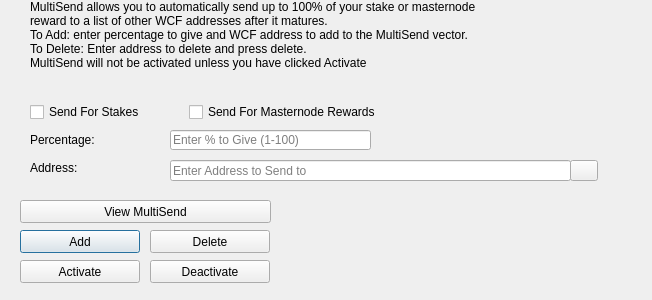
<?xml version="1.0" encoding="UTF-8"?>
<ui version="4.0">
 <class>MultiSendDialog</class>
 <widget class="QDialog" name="MultiSendDialog">
  <property name="windowModality">
   <enum>Qt::NonModal</enum>
  </property>
  <property name="geometry">
   <rect>
    <x>0</x>
    <y>0</y>
    <width>652</width>
    <height>300</height>
   </rect>
  </property>
  <property name="windowTitle">
   <string>MultiSend</string>
  </property>
  <widget class="QLineEdit" name="multiSendPercentEdit">
   <property name="geometry">
    <rect>
     <x>170</x>
     <y>130</y>
     <width>201</width>
     <height>20</height>
    </rect>
   </property>
   <property name="toolTip">
    <string>Enter whole numbers 1 - 100</string>
   </property>
   <property name="placeholderText">
    <string>Enter % to Give (1-100)</string>
   </property>
  </widget>
  <widget class="QLineEdit" name="multiSendAddressEdit">
   <property name="geometry">
    <rect>
     <x>170</x>
     <y>160</y>
     <width>401</width>
     <height>21</height>
    </rect>
   </property>
   <property name="toolTip">
    <string/>
   </property>
   <property name="placeholderText">
    <string>Enter Address to Send to</string>
   </property>
  </widget>
  <widget class="QLabel" name="label_2">
   <property name="geometry">
    <rect>
     <x>30</x>
     <y>0</y>
     <width>451</width>
     <height>121</height>
    </rect>
   </property>
   <property name="lineWidth">
    <number>1</number>
   </property>
   <property name="text">
    <string>MultiSend allows you to automatically send up to 100% of your stake or masternode reward to a list of other WCF addresses after it matures.
To Add: enter percentage to give and WCF address to add to the MultiSend vector.
To Delete: Enter address to delete and press delete.
MultiSend will not be activated unless you have clicked Activate</string>
   </property>
   <property name="alignment">
    <set>Qt::AlignLeading|Qt::AlignLeft|Qt::AlignTop</set>
   </property>
   <property name="wordWrap">
    <bool>true</bool>
   </property>
  </widget>
  <widget class="QLabel" name="message">
   <property name="geometry">
    <rect>
     <x>290</x>
     <y>200</y>
     <width>351</width>
     <height>91</height>
    </rect>
   </property>
   <property name="text">
    <string/>
   </property>
  </widget>
  <widget class="QPushButton" name="addButton">
   <property name="geometry">
    <rect>
     <x>20</x>
     <y>230</y>
     <width>120</width>
     <height>23</height>
    </rect>
   </property>
   <property name="toolTip">
    <string/>
   </property>
   <property name="statusTip">
    <string>Add to MultiSend Vector</string>
   </property>
   <property name="text">
    <string>Add</string>
   </property>
  </widget>
  <widget class="QPushButton" name="disableButton">
   <property name="geometry">
    <rect>
     <x>150</x>
     <y>260</y>
     <width>120</width>
     <height>23</height>
    </rect>
   </property>
   <property name="statusTip">
    <string>Deactivate MultiSend</string>
   </property>
   <property name="text">
    <string>Deactivate</string>
   </property>
  </widget>
  <widget class="QPushButton" name="addressBookButton">
   <property name="geometry">
    <rect>
     <x>570</x>
     <y>160</y>
     <width>28</width>
     <height>21</height>
    </rect>
   </property>
   <property name="toolTip">
    <string>Choose an address from the address book</string>
   </property>
   <property name="text">
    <string/>
   </property>
   <property name="icon">
    <iconset resource="../worldcryptoforum.qrc">
     <normaloff>:/icons/address-book</normaloff>:/icons/address-book</iconset>
   </property>
   <property name="shortcut">
    <string>Alt+A</string>
   </property>
   <property name="autoDefault">
    <bool>false</bool>
   </property>
  </widget>
  <widget class="QLabel" name="label">
   <property name="geometry">
    <rect>
     <x>30</x>
     <y>130</y>
     <width>121</width>
     <height>20</height>
    </rect>
   </property>
   <property name="toolTip">
    <string>Percentage of stake to send</string>
   </property>
   <property name="text">
    <string>Percentage:</string>
   </property>
  </widget>
  <widget class="QLabel" name="label_5">
   <property name="geometry">
    <rect>
     <x>30</x>
     <y>160</y>
     <width>111</width>
     <height>16</height>
    </rect>
   </property>
   <property name="toolTip">
    <string>Address to send portion of stake to</string>
   </property>
   <property name="text">
    <string>Address:</string>
   </property>
  </widget>
  <widget class="QPushButton" name="deleteButton">
   <property name="geometry">
    <rect>
     <x>150</x>
     <y>230</y>
     <width>120</width>
     <height>23</height>
    </rect>
   </property>
   <property name="toolTip">
    <string/>
   </property>
   <property name="statusTip">
    <string>Delete Address From MultiSend Vector</string>
   </property>
   <property name="text">
    <string>Delete</string>
   </property>
  </widget>
  <widget class="QPushButton" name="activateButton">
   <property name="geometry">
    <rect>
     <x>20</x>
     <y>260</y>
     <width>120</width>
     <height>23</height>
    </rect>
   </property>
   <property name="statusTip">
    <string>Activate MultiSend</string>
   </property>
   <property name="text">
    <string>Activate</string>
   </property>
  </widget>
  <widget class="QPushButton" name="viewButton">
   <property name="geometry">
    <rect>
     <x>20</x>
     <y>200</y>
     <width>251</width>
     <height>23</height>
    </rect>
   </property>
   <property name="toolTip">
    <string/>
   </property>
   <property name="statusTip">
    <string>View MultiSend Vector</string>
   </property>
   <property name="text">
    <string>View MultiSend</string>
   </property>
  </widget>
  <widget class="QWidget" name="horizontalLayoutWidget">
   <property name="geometry">
    <rect>
     <x>30</x>
     <y>100</y>
     <width>351</width>
     <height>24</height>
    </rect>
   </property>
   <layout class="QHBoxLayout" name="horizontalLayout">
    <item>
     <widget class="QCheckBox" name="multiSendStakeCheckBox">
      <property name="text">
       <string>Send For Stakes</string>
      </property>
     </widget>
    </item>
    <item>
     <widget class="QCheckBox" name="multiSendMasternodeCheckBox">
      <property name="text">
       <string>Send For Masternode Rewards</string>
      </property>
     </widget>
    </item>
   </layout>
  </widget>
 </widget>
 <resources>
  <include location="../worldcryptoforum.qrc"/>
 </resources>
 <connections/>
</ui>
